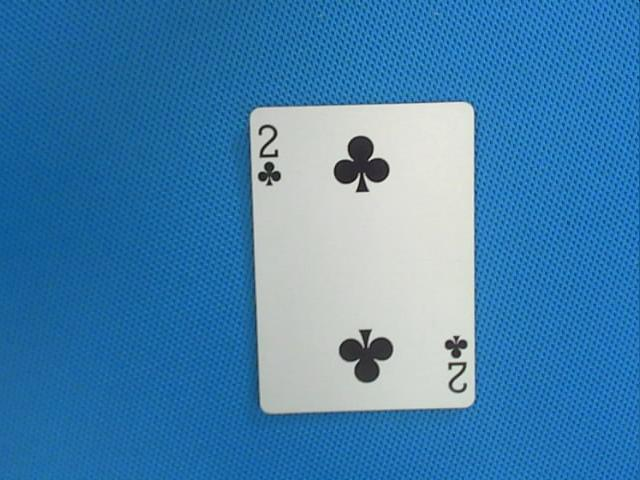
#> input picture cc-image-recognition/training-images/C/2/2-0.jpg, 640 x 480 px, found by its file name
$ python sift_algorithm.py   (Python 2 division)   (older library calls are emulated)
#> lines starting #> are read from the running program, lines starting #| are printed output that depends on the picture
import cv2
import numpy as np

img_path = "/Users/kevinlaube/ar-hackathon/cc-image-recognition/training-images/C/2/2-0.jpg"

img = cv2.imread(img_path)
#> img is the input picture: shape (480, 640, 3); mean B, G, R 174.6, 128.2, 67.3
gray = cv2.cvtColor(img,cv2.COLOR_BGR2GRAY)
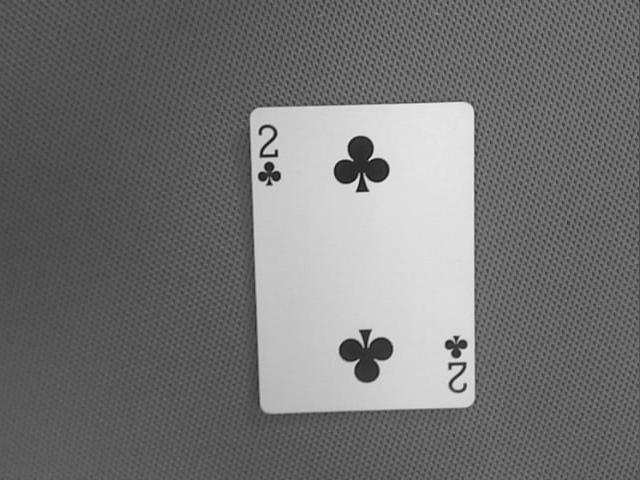
#> gray: shape (480, 640); min 10, max 243, mean 115.3

sift = cv2.SIFT()
kp, des = sift.detectAndCompute(gray,None)
#> kp = 7002 keypoints; strongest (x, y, size): (361, 165, 30.6), (362, 188, 6.6), (366, 355, 29.2), (269, 183, 2.9)

print kp
#> (printed output is left out)
print des

img=cv2.drawKeypoints(gray,kp)
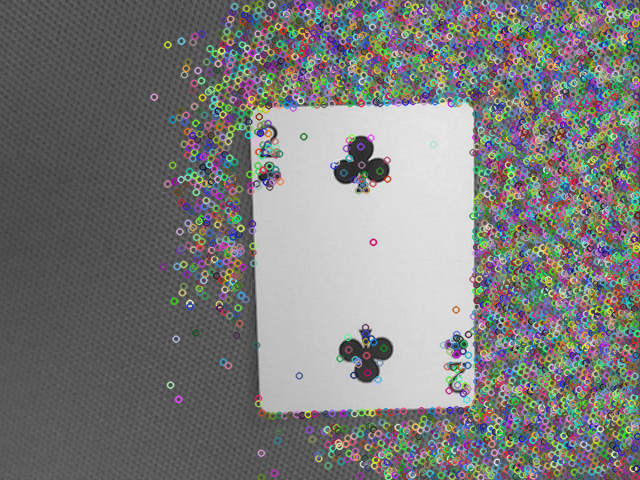
#> img: shape (480, 640, 3); mean of channels 0, 1, 2 122.2, 122.9, 122.3; drawn as B, G, R

cv2.imwrite('sift_keypoints.jpg',img)

$ run again, with cc-image-recognition/training-images/C/2/2-3.jpg copied over cc-image-recognition/training-images/C/2/2-0.jpg
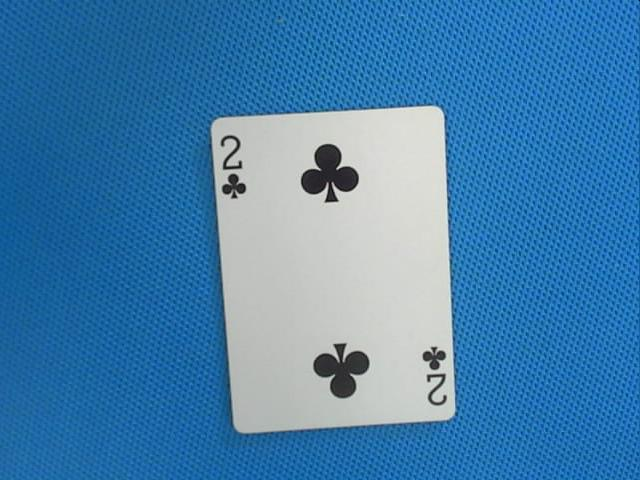
#> input picture cc-image-recognition/training-images/C/2/2-3.jpg, 640 x 480 px, found by its file name
#> img is the input picture: shape (480, 640, 3); mean B, G, R 173.4, 127.1, 68.3
#> `gray = cv2.cvtColor(img,cv2.COLOR_BGR2GRAY)`:
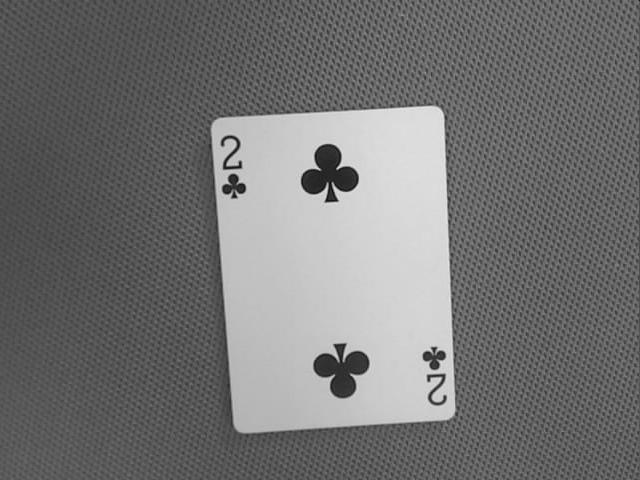
#> gray: shape (480, 640); min 1, max 235, mean 114.8
#> kp = 7627 keypoints; strongest (x, y, size): (329, 174, 31.8), (331, 198, 6.9), (342, 370, 30.3), (234, 196, 3.1)
#> (printed output is left out)
#> `img=cv2.drawKeypoints(gray,kp)`:
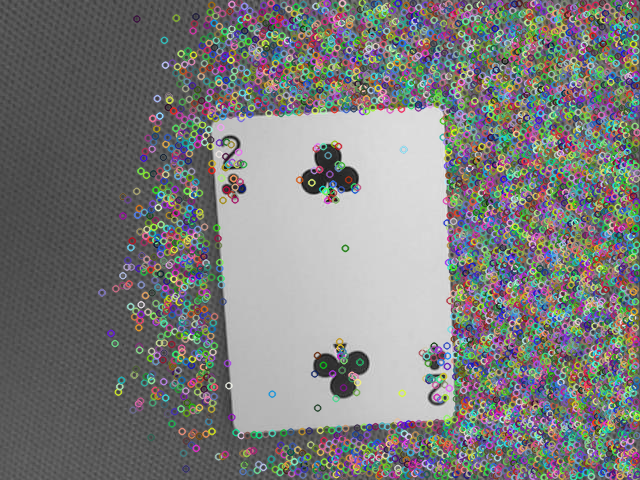
#> img: shape (480, 640, 3); mean of channels 0, 1, 2 123.7, 124.4, 123.9; drawn as B, G, R
